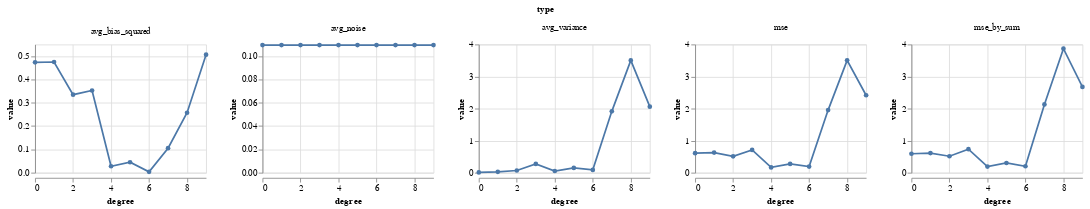

Notebook source saved alongside this figure:
### Code cell
alt.Chart(df_plot, width=200, height=150).mark_line(point=True).encode(
    x="degree", y="value"
).facet(facet="type").resolve_scale(y='independent')

### Figure 1 — Vega-Lite specification as saved in the notebook (floating-point values rounded to 4 significant figures)
{"config": {"view": {"continuousWidth": 400, "continuousHeight": 300}}, "data": {"name": "data-041ba502f5884f104b973e63964875d8"}, "facet": {"type": "nominal", "field": "type"}, "spec": {"mark": {"type": "line", "point": true}, "encoding": {"x": {"type": "quantitative", "field": "degree"}, "y": {"type": "quantitative", "field": "value"}}, "height": 150, "width": 200}, "resolve": {"scale": {"y": "independent"}}, "$schema": "https://vega.github.io/schema/vega-lite/v4.8.1.json", "datasets": {"data-041ba502f5884f104b973e63964875d8": [{"degree": 0, "type": "avg_bias_squared", "value": 0.4734}, {"degree": 0, "type": "avg_variance", "value": 0.008075}, {"degree": 0, "type": "avg_noise", "value": 0.1095}, {"degree": 0, "type": "mse_by_sum", "value": 0.5909}, {"degree": 0, "type": "mse", "value": 0.6084}, {"degree": 1, "type": "avg_bias_squared", "value": 0.4748}, {"degree": 1, "type": "avg_variance", "value": 0.02861}, {"degree": 1, "type": "avg_noise", "value": 0.1095}, {"degree": 1, "type": "mse_by_sum", "value": 0.6128}, {"degree": 1, "type": "mse", "value": 0.6284}, {"degree": 2, "type": "avg_bias_squared", "value": 0.3346}, {"degree": 2, "type": "avg_variance", "value": 0.06953}, {"degree": 2, "type": "avg_noise", "value": 0.1095}, {"degree": 2, "type": "mse_by_sum", "value": 0.5136}, {"degree": 2, "type": "mse", "value": 0.5107}, {"degree": 3, "type": "avg_bias_squared", "value": 0.3524}, {"degree": 3, "type": "avg_variance", "value": 0.2729}, {"degree": 3, "type": "avg_noise", "value": 0.1095}, {"degree": 3, "type": "mse_by_sum", "value": 0.7347}, {"degree": 3, "type": "mse", "value": 0.7096}, {"degree": 4, "type": "avg_bias_squared", "value": 0.02784}, {"degree": 4, "type": "avg_variance", "value": 0.05279}, {"degree": 4, "type": "avg_noise", "value": 0.1095}, {"degree": 4, "type": "mse_by_sum", "value": 0.1901}, {"degree": 4, "type": "mse", "value": 0.1654}, {"degree": 5, "type": "avg_bias_squared", "value": 0.04487}, {"degree": 5, "type": "avg_variance", "value": 0.149}, {"degree": 5, "type": "avg_noise", "value": 0.1095}, {"degree": 5, "type": "mse_by_sum", "value": 0.3033}, {"degree": 5, "type": "mse", "value": 0.2743}, {"degree": 6, "type": "avg_bias_squared", "value": 0.003894}, {"degree": 6, "type": "avg_variance", "value": 0.08828}, {"degree": 6, "type": "avg_noise", "value": 0.1095}, {"degree": 6, "type": "mse_by_sum", "value": 0.2016}, {"degree": 6, "type": "mse", "value": 0.1907}, {"degree": 7, "type": "avg_bias_squared", "value": 0.1051}, {"degree": 7, "type": "avg_variance", "value": 1.914}, {"degree": 7, "type": "avg_noise", "value": 0.1095}, {"degree": 7, "type": "mse_by_sum", "value": 2.129}, {"degree": 7, "type": "mse", "value": 1.953}, {"degree": 8, "type": "avg_bias_squared", "value": 0.2571}, {"degree": 8, "type": "avg_variance", "value": 3.502}, {"degree": 8, "type": "avg_noise", "value": 0.1095}, {"degree": 8, "type": "mse_by_sum", "value": 3.869}, {"degree": 8, "type": "mse", "value": 3.504}, {"degree": 9, "type": "avg_bias_squared", "value": 0.5062}, {"degree": 9, "type": "avg_variance", "value": 2.059}, {"degree": 9, "type": "avg_noise", "value": 0.1095}, {"degree": 9, "type": "mse_by_sum", "value": 2.675}, {"degree": 9, "type": "mse", "value": 2.417}]}}
